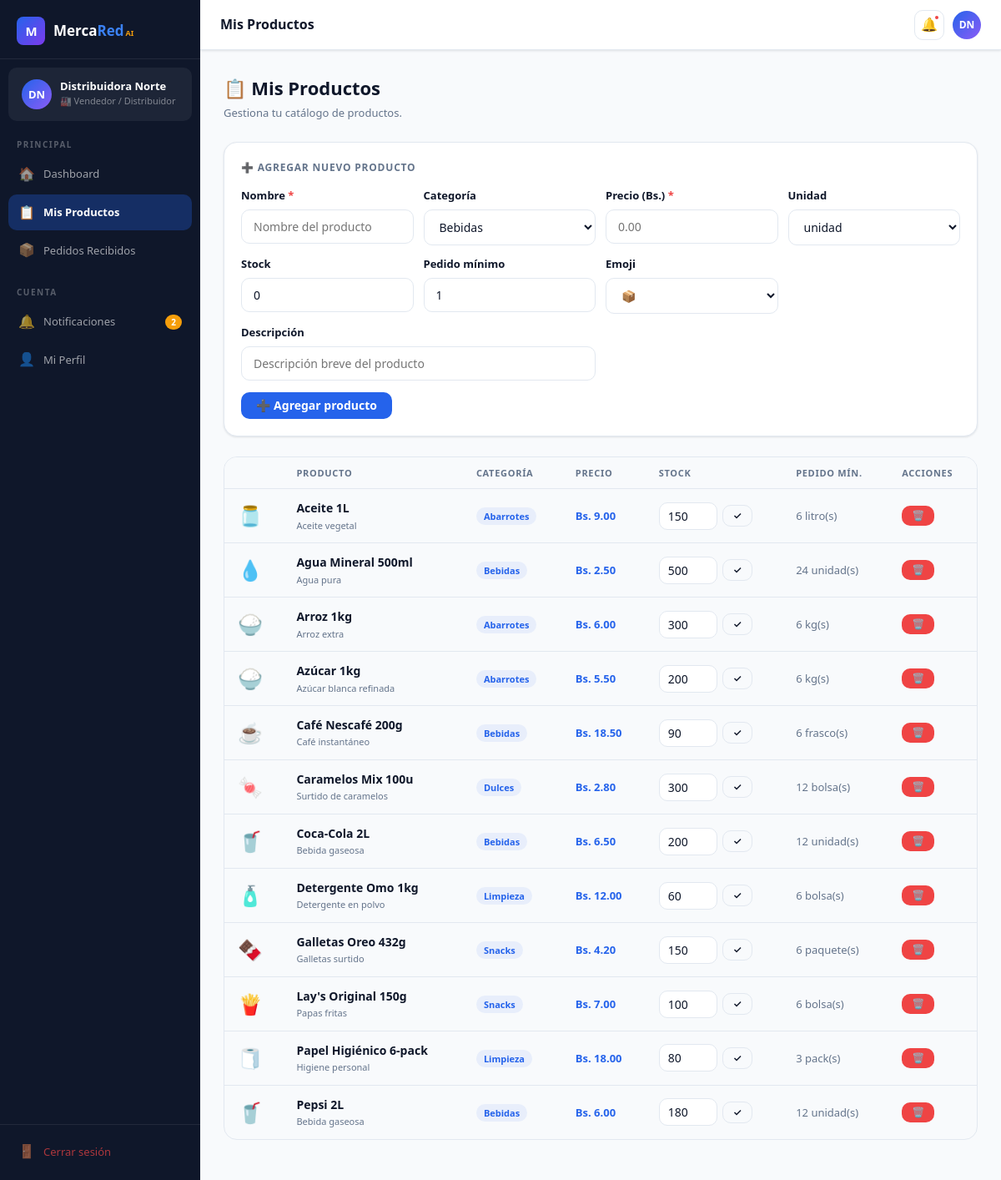
Screenshot of /seller/products (signed in) with the database file from the repository.
### tables this page shows
CREATE TABLE users (
        id          INTEGER PRIMARY KEY AUTOINCREMENT,
        email       TEXT    UNIQUE NOT NULL,
        password    TEXT    NOT NULL,
        role        TEXT    NOT NULL DEFAULT 'buyer',   -- buyer | seller | transporter | admin
        full_name   TEXT    NOT NULL,
        company     TEXT,
        phone       TEXT,
        city        TEXT    DEFAULT 'La Paz',
        avatar_initials TEXT,
        created_at  TEXT    DEFAULT (datetime('now')),
        is_active   INTEGER DEFAULT 1,
        bio         TEXT
    );

CREATE TABLE products (
        id          INTEGER PRIMARY KEY AUTOINCREMENT,
        seller_id   INTEGER NOT NULL REFERENCES users(id),
        name        TEXT    NOT NULL,
        description TEXT,
        category    TEXT,
        price       REAL    NOT NULL,
        unit        TEXT    DEFAULT 'unidad',
        stock       INTEGER DEFAULT 0,
        min_order   INTEGER DEFAULT 1,
        image_emoji TEXT    DEFAULT '📦',
        is_active   INTEGER DEFAULT 1,
        created_at  TEXT    DEFAULT (datetime('now'))
    );

### app.py (the view, shortened to what this page needs)
@app.route('/seller/products', methods=['GET','POST'])
@login_required
def seller_products():
    if current_user.role != 'seller': return redirect(url_for('dashboard'))
    products = query("SELECT * FROM products WHERE seller_id=? AND is_active=1 ORDER BY name", (current_user.id,))
    return render_template('seller/products.html', products=products)

### app.py (called while the page is built)
def get_db():
    conn = sqlite3.connect(DB_PATH)
    conn.row_factory = sqlite3.Row
    return conn

def query(sql, args=(), one=False, commit=False):
    conn = get_db()
    cur  = conn.execute(sql, args)
    if commit:
        conn.commit()
        rv = cur.lastrowid
    else:
        rv = cur.fetchone() if one else cur.fetchall()
    conn.close()
    return rv

@login_manager.user_loader
def load_user(user_id):
    row = query("SELECT * FROM users WHERE id=?", (user_id,), one=True)
    return User(row) if row else None

def notif_count():
    if not current_user.is_authenticated:
        return 0
    return query("SELECT COUNT(*) as c FROM notifications WHERE user_id=? AND is_read=0",
                 (current_user.id,), one=True)['c']

### templates/seller/products.html (shortened to what this page needs)
{% extends "base.html" %}
{% block topbar_title %}Mis Productos{% endblock %}
{% block content %}
<div class="page-header">
  <div><h1>📋 Mis Productos</h1><p>Gestiona tu catálogo de productos.</p></div>
</div>
<div class="card" style="margin-bottom:24px">
  <div class="card-title">➕ Agregar nuevo producto</div>
  <form method="POST" action="{{ url_for('seller_products') }}">
    <div style="display:grid;grid-template-columns:repeat(auto-fit,minmax(180px,1fr));gap:12px">
      <div class="form-group" style="margin-bottom:0">
        <label class="form-label">Nombre <span style="color:var(--red)">*</span></label>
        <input type="text" name="name" class="form-control" placeholder="Nombre del producto" required>
      </div>
      <div class="form-group" style="margin-bottom:0">
        <label class="form-label">Categoría</label>
        <select name="category" class="form-control">
          <option>Bebidas</option><option>Snacks</option><option>Limpieza</option>
        </select>
      </div>
      <div class="form-group" style="margin-bottom:0">
        <label class="form-label">Precio (Bs.) <span style="color:var(--red)">*</span></label>
        <input type="number" name="price" class="form-control" placeholder="0.00" step="0.01" min="0.01" required>
      </div>
      <div class="form-group" style="margin-bottom:0">
        <label class="form-label">Unidad</label>
        <select name="unit" class="form-control">
          <option>unidad</option><option>paquete</option><option>bolsa</option>
        </select>
      </div>
      <div class="form-group" style="margin-bottom:0">
        <label class="form-label">Stock</label>
        <input type="number" name="stock" class="form-control" placeholder="0" min="0" value="0">
      </div>
      <div class="form-group" style="margin-bottom:0">
        <label class="form-label">Pedido mínimo</label>
        <input type="number" name="min_order" class="form-control" placeholder="1" min="1" value="1">
      </div>
      <div class="form-group" style="margin-bottom:0">
        <label class="form-label">Emoji</label>
        <select name="image_emoji" class="form-control">
          <option>📦</option><option>🥤</option><option>🍫</option><option>🍟</option>
        </select>
      </div>
      <div class="form-group" style="margin-bottom:0;grid-column:span 2">
        <label class="form-label">Descripción</label>
        <input type="text" name="description" class="form-control" placeholder="Descripción breve del producto">
      </div>
    </div>
    <button type="submit" class="btn btn-primary" style="margin-top:14px">➕ Agregar producto</button>
  </form>
</div>
{% if products %}
<div class="table-wrap">
  <table>
    <thead><tr><th></th><th>Producto</th><th>Categoría</th><th>Precio</th><th>Stock</th><th>Pedido mín.</th><th>Acciones</th></tr></thead>
    <tbody>
      {% for p in products %}
      <tr>
        <td style="font-size:24px">{{ p.image_emoji }}</td>
        <td>
          <div style="font-weight:700;font-size:14px">{{ p.name }}</div>
          {% if p.description %}<div style="font-size:11px;color:var(--muted)">{{ p.description }}</div>{% endif %}
        </td>
        <td><span style="font-size:11px;font-weight:700;background:rgba(37,99,235,.08);color:var(--blue);padding:3px 9px;border-radius:100px">{{ p.category }}</span></td>
        <td style="font-weight:800;color:var(--blue)">Bs. {{ '%.2f'|format(p.price) }}</td>
        <td>
          <form method="POST" action="{{ url_for('seller_products') }}" style="display:flex;gap:6px;align-items:center">
            <input type="number" name="stock" value="{{ p.stock }}" min="0" class="form-control" style="width:70px;padding:6px 10px">
            <button type="submit" class="btn btn-ghost btn-sm">✓</button>
          </form>
        </td>
        <td style="color:var(--muted)">{{ p.min_order }} {{ p.unit }}(s)</td>
        <td>
          <form method="POST" action="{{ url_for('seller_products') }}" onsubmit="return confirm('¿Eliminar este producto?')">
            <button type="submit" class="btn btn-danger btn-sm">🗑️</button>
          </form>
        </td>
      </tr>
      {% endfor %}
    </tbody>
  </table>
</div>
{% else %}
<div class="empty"><div class="empty-icon">📋</div><h3>Sin productos todavía</h3><p>Agrega tu primer producto con el formulario de arriba.</p></div>
{% endif %}
{% endblock %}

### templates/base.html (shortened to what this page needs)
<!DOCTYPE html>
<html lang="es">
<head>
</head>
<body>
{% if current_user.is_authenticated %}
<div class="app-layout">
  <aside class="sidebar" id="sidebar">
    <div class="sidebar-logo">
      <div class="logo-icon">M</div>
      <div class="logo-text">Merca<span>Red</span><small>AI</small></div>
    </div>
    <div class="sidebar-user">
      <div class="avatar">{{ current_user.avatar_initials }}</div>
      <div>
        <div class="user-name">{{ current_user.full_name }}</div>
        <div class="user-role">{{ ROLE_ICONS[current_user.role] }} {{ ROLE_LABELS[current_user.role] }}</div>
      </div>
    </div>
    <nav class="sidebar-nav">
      {% if current_user.role == 'buyer' %}
        <div class="nav-section-label">Principal</div>
        <a href="{{ url_for('buyer_home') }}" class="nav-link {% if request.endpoint=='buyer_home' %}active{% endif %}">
          <span class="icon">🏠</span> Inicio
        </a>
        <a href="{{ url_for('buyer_catalogue') }}" class="nav-link {% if request.endpoint=='buyer_catalogue' %}active{% endif %}">
          <span class="icon">🛍️</span> Catálogo
        </a>
        <a href="{{ url_for('buyer_cart') }}" class="nav-link {% if request.endpoint=='buyer_cart' %}active{% endif %}">
          <span class="icon">🛒</span> Carrito
          {% set cc = notif_count() %}
        </a>
        <a href="{{ url_for('buyer_orders') }}" class="nav-link {% if 'buyer_order' in request.endpoint %}active{% endif %}">
          <span class="icon">📦</span> Mis Pedidos
        </a>
      {% elif current_user.role == 'seller' %}
        <div class="nav-section-label">Principal</div>
        <a href="{{ url_for('seller_home') }}" class="nav-link {% if request.endpoint=='seller_home' %}active{% endif %}">
          <span class="icon">🏠</span> Dashboard
        </a>
        <a href="{{ url_for('seller_products') }}" class="nav-link {% if request.endpoint=='seller_products' %}active{% endif %}">
          <span class="icon">📋</span> Mis Productos
        </a>
        <a href="{{ url_for('seller_orders') }}" class="nav-link {% if request.endpoint=='seller_orders' %}active{% endif %}">
          <span class="icon">📦</span> Pedidos Recibidos
        </a>
      {% elif current_user.role == 'transporter' %}
        <div class="nav-section-label">Principal</div>
        <a href="{{ url_for('transporter_home') }}" class="nav-link {% if request.endpoint=='transporter_home' %}active{% endif %}">
          <span class="icon">🚚</span> Mis Entregas
        </a>
      {% elif current_user.role == 'admin' %}
        <div class="nav-section-label">Administración</div>
        <a href="{{ url_for('admin_home') }}" class="nav-link {% if request.endpoint=='admin_home' %}active{% endif %}">
          <span class="icon">⚙️</span> Panel Admin
        </a>
      {% endif %}
      <div class="nav-section-label" style="margin-top:10px">Cuenta</div>
      <a href="{{ url_for('notifications') }}" class="nav-link {% if request.endpoint=='notifications' %}active{% endif %}">
        <span class="icon">🔔</span> Notificaciones
        {% set nc = notif_count() %}{% if nc > 0 %}<span class="badge amber">{{ nc }}</span>{% endif %}
      </a>
      <a href="{{ url_for('profile') }}" class="nav-link {% if request.endpoint=='profile' %}active{% endif %}">
        <span class="icon">👤</span> Mi Perfil
      </a>
    </nav>
    <div class="sidebar-bottom">
      <a href="{{ url_for('logout') }}" class="nav-link" style="color:rgba(239,68,68,.7)">
        <span class="icon">🚪</span> Cerrar sesión
      </a>
    </div>
  </aside>
  <div class="main-wrap">
    <header class="topbar">
      <span class="topbar-title">{% block topbar_title %}MercaRed AI{% endblock %}</span>
      <div class="topbar-right">
        <a href="{{ url_for('notifications') }}" class="topbar-btn" title="Notificaciones">
          🔔
          {% if notif_count() > 0 %}<div class="notif-dot"></div>{% endif %}
        </a>
        <a href="{{ url_for('profile') }}" class="topbar-avatar">{{ current_user.avatar_initials }}</a>
      </div>
    </header>
    <main class="page-content">
      {% block content %}{% endblock %}
    </main>
  </div>
</div>
{% else %}
  {% block public_content %}{% endblock %}
{% endif %}
</body>
</html>

### rows the page displays
users: avatar_initials "DN", full_name "Distribuidora Norte", role "🏭", role "Vendedor / Distribuidor"
products: image_emoji "🫙", name "Aceite 1L", description "Aceite vegetal", category "Abarrotes", price "9.00", stock "150", min_order "6", unit "litro"
products: image_emoji "💧", name "Agua Mineral 500ml", description "Agua pura", category "Bebidas", price "2.50", stock "500", min_order "24", unit "unidad"
products: image_emoji "🍚", name "Arroz 1kg", description "Arroz extra", category "Abarrotes", price "6.00", stock "300", min_order "6", unit "kg"
products: image_emoji "🍚", name "Azúcar 1kg", description "Azúcar blanca refinada", category "Abarrotes", price "5.50", stock "200", min_order "6", unit "kg"
products: image_emoji "☕", name "Café Nescafé 200g", description "Café instantáneo", category "Bebidas", price "18.50", stock "90", min_order "6", unit "frasco"
products: image_emoji "🍬", name "Caramelos Mix 100u", description "Surtido de caramelos", category "Dulces", price "2.80", stock "300", min_order "12", unit "bolsa"
products: image_emoji "🥤", name "Coca-Cola 2L", description "Bebida gaseosa", category "Bebidas", price "6.50", stock "200", min_order "12", unit "unidad"
products: image_emoji "🧴", name "Detergente Omo 1kg", description "Detergente en polvo", category "Limpieza", price "12.00", stock "60", min_order "6", unit "bolsa"
products: image_emoji "🍫", name "Galletas Oreo 432g", description "Galletas surtido", category "Snacks", price "4.20", stock "150", min_order "6", unit "paquete"
products: image_emoji "🍟", name "Lay's Original 150g", description "Papas fritas", category "Snacks", price "7.00", stock "100", min_order "6", unit "bolsa"
products: image_emoji "🧻", name "Papel Higiénico 6-pack", description "Higiene personal", category "Limpieza", price "18.00", stock "80", min_order "3", unit "pack"
products: image_emoji "🥤", name "Pepsi 2L", description "Bebida gaseosa", category "Bebidas", price "6.00", stock "180", min_order "12", unit "unidad"

### other values shown
{{ nc }} "2"
